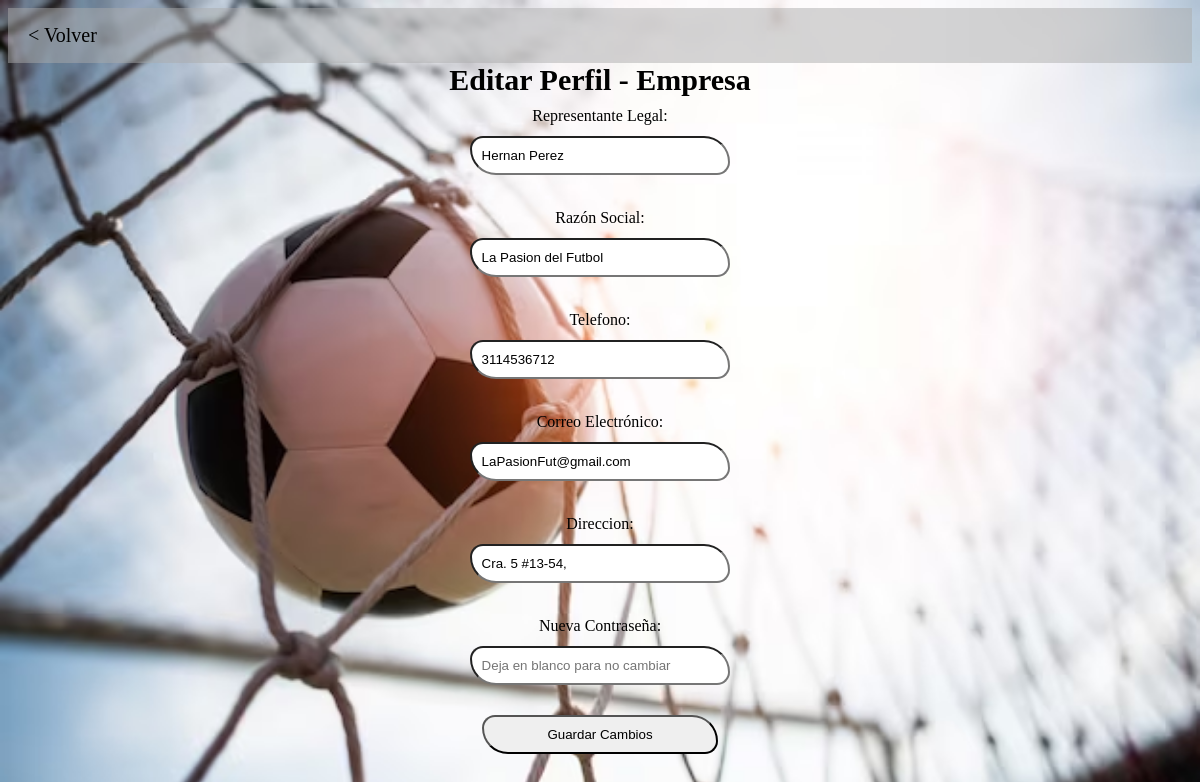
Page /editar_p_e.php (signed in) on the earlier database version.
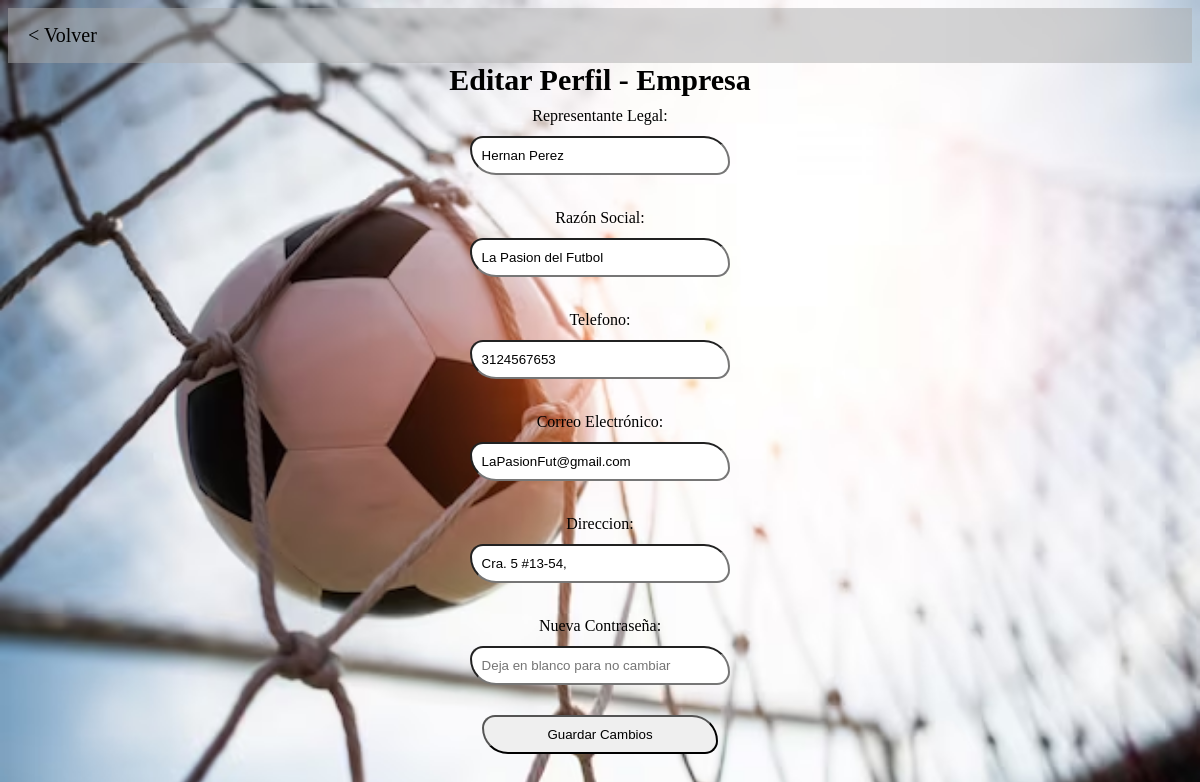
Same page on the later database version.
### tables this page shows
CREATE TABLE `empresa` (
  `Id_Empresa` int(11) NOT NULL,
  `Nit` varchar(10) NOT NULL,
  `Razon_Social` varchar(50) NOT NULL,
  `Direccion` varchar(15) NOT NULL,
  `Representante_Legal` varchar(30) NOT NULL,
  `Telefono` varchar(11) NOT NULL,
  `Correo_Electronico` varchar(50) NOT NULL,
  `Contraseña` varchar(150) NOT NULL
);

### editar_p_e.php (the view, shortened to what this page needs)
<?php
include 'conexion.php';
$empresa_id = isset($_SESSION['id_empresa']) ? $_SESSION['id_empresa'] : null;
$info_empresa_sql = "SELECT Representante_Legal, Razon_Social, Telefono, Correo_Electronico, Direccion FROM empresa WHERE Id_Empresa = ?";
$stmt = mysqli_prepare($conn, $info_empresa_sql);
mysqli_stmt_bind_param($stmt, "i", $empresa_id);
mysqli_stmt_execute($stmt);
$resultado_info = mysqli_stmt_get_result($stmt);
$fila_info = mysqli_fetch_assoc($resultado_info);
$representante_empresa = $fila_info['Representante_Legal'];
$nombre_empresa = $fila_info['Razon_Social'];
$telefono_empresa = $fila_info['Telefono'];
$correo_empresa = $fila_info['Correo_Electronico'];
$direccion_empresa = $fila_info['Direccion'];
?>
<!DOCTYPE html>
<html lang="es">
<head>
    <link rel="stylesheet" href="css/main.css">
    <link rel="stylesheet" href="https://cdnjs.cloudflare.com/ajax/libs/font-awesome/6.0.0-beta3/css/all.min.css">
</head>
<body>
<ul class="navbar">
    <li class="nav-item"><a href="bienvenido_e.php"> < Volver </a></li>
</ul>
    <h1>Editar Perfil - Empresa</h1>
    <form method="post" action="actualizar_empresa.php">
        <label>Representante Legal:</label>
        <input type="text" name="nuevo_representante" value="<?php echo htmlspecialchars($representante_empresa); ?>" required><br>
        <label>Razón Social:</label>
        <input type="text" name="nueva_razon_social" value="<?php echo htmlspecialchars($nombre_empresa); ?>" required><br>
        <label>Telefono:</label>
        <input type="text" name="nuevo_telefono" value="<?php echo htmlspecialchars($telefono_empresa); ?>" required><br>
        <label>Correo Electrónico:</label>
        <input type="text" name="nuevo_correo" value="<?php echo htmlspecialchars($correo_empresa); ?>" required><br>
        <label>Direccion:</label>
        <input type="text" name="nueva_direccion" value="<?php echo htmlspecialchars($direccion_empresa); ?>" required><br>
        <label>Nueva Contraseña:</label>
        <input type="password" name="nueva_contraseña" placeholder="Deja en blanco para no cambiar"><br>
        <input type="submit" name="guardar_actualizacion" value="Guardar Cambios">
    </form>
</body>
</html>

Differences in the rows shown:
changed empresa "Hernan Perez": nuevo_telefono "3114536712" → "3124567653"
